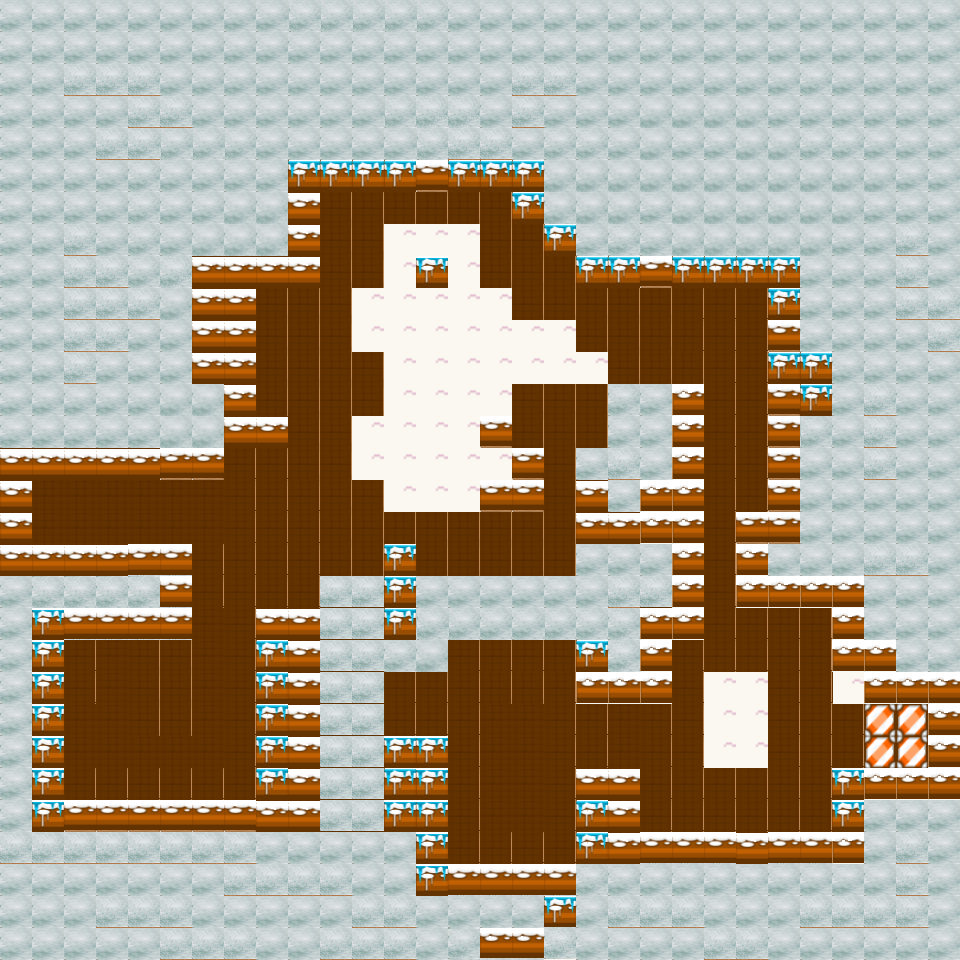

This game map was drawn from its Tiled (.tmx) file and the tilesets committed beside it. A one-line description and the full map source follow:
An orthogonal 30x30 tile map with 32x32 px tiles, 1 tile layer (background) and 8 objects (2x Enemy, 2x PlayerTrigger, Player, lollipop2, lollipop1, ...).

<map version="1.0" orientation="orthogonal" renderorder="left-up" width="30" height="30" tilewidth="32" tileheight="32" nextobjectid="30">
 <tileset firstgid="1" name="tileset" tilewidth="32" tileheight="32" tilecount="64">
  <image source="tileset.png" width="256" height="256" />
 </tileset>
 <layer name="background" width="30" height="30">
  <data encoding="csv">
1,1,1,1,1,1,1,1,1,2,3,3,3,3,1,1,1,1,1,1,4,1,1,1,1,1,1,1,1,1,
1,1,1,1,1,1,1,1,1,1,1,1,1,1,1,1,1,1,1,1,18,1,1,1,1,1,1,1,1,1,
1,1,58,58,58,1,1,1,1,1,1,1,1,1,1,1,58,58,1,1,1,1,1,1,1,4,1,1,1,1,
1,1,1,1,58,58,1,1,1,1,1,1,27,28,28,1,58,1,1,1,26,26,26,26,1,1,1,1,1,1,
1,1,1,58,58,3,3,3,1,1,1,1,1,2,58,58,1,4,10,1,26,1,1,26,26,18,4,1,1,1,
1,1,1,1,10,1,1,1,1,12,12,12,12,19,12,12,12,26,26,26,26,26,26,26,26,26,26,26,1,1,
1,1,1,1,10,1,1,26,26,31,15,15,15,15,15,15,12,26,26,26,1,26,26,26,26,26,26,1,1,1,
1,1,58,1,10,1,26,26,26,31,15,15,64,64,64,15,15,12,1,18,1,26,26,26,26,26,1,1,58,1,
1,1,58,58,18,28,31,31,31,31,15,15,64,61,64,15,15,15,12,12,19,12,12,12,12,1,1,1,58,1,
1,1,58,58,58,26,31,31,15,15,15,64,64,64,64,64,15,15,15,15,15,11,11,11,12,1,1,1,58,58,
1,1,58,58,1,1,31,31,15,15,15,64,64,64,64,64,64,64,15,15,15,11,11,11,19,1,1,1,1,58,
1,1,58,1,1,1,31,31,15,15,15,15,64,64,64,64,64,64,64,15,15,15,11,11,12,12,1,1,1,1,
1,1,1,1,1,26,26,31,15,15,15,15,64,64,64,64,15,15,15,10,1,52,11,11,19,12,1,58,1,1,
1,1,1,1,1,26,26,31,31,15,15,64,64,64,64,19,15,15,15,1,1,52,11,11,19,27,1,58,1,1,
31,31,31,31,31,19,19,11,11,15,15,64,64,64,64,64,19,15,1,58,1,52,11,11,19,1,1,58,1,1,
31,43,43,43,43,43,43,11,11,11,15,15,64,64,64,19,19,15,31,1,52,52,11,11,19,1,1,1,1,1,
31,43,43,43,43,43,43,11,11,11,15,15,15,15,15,15,15,15,31,31,52,52,11,19,19,1,1,1,1,1,
31,31,31,31,51,51,11,11,11,11,15,15,12,15,15,15,15,15,1,1,1,52,11,52,1,1,1,58,58,1,
1,46,46,46,46,51,11,11,11,11,35,35,12,1,1,1,1,1,1,58,35,52,11,52,52,52,52,1,1,1,
1,61,51,51,51,51,43,11,31,31,35,35,12,2,3,7,7,3,4,42,52,52,11,11,11,11,52,1,1,1,
1,61,11,43,15,15,43,11,12,31,35,35,18,26,11,11,11,15,12,42,52,11,11,11,11,11,52,52,1,1,
1,61,11,43,15,15,43,11,12,31,35,35,11,11,11,15,15,11,52,52,52,11,64,64,11,11,44,52,52,52,
1,61,47,43,15,15,43,11,12,31,35,35,11,11,11,47,47,11,11,43,11,11,64,64,11,11,11,13,13,52,
1,61,47,43,43,43,43,11,12,31,35,35,61,61,11,47,47,11,11,43,11,11,64,64,11,11,11,13,13,52,
1,61,11,11,11,11,11,11,12,31,35,35,12,61,11,47,47,11,31,31,11,11,11,11,11,11,61,52,52,52,
1,61,19,19,19,19,19,19,31,31,35,35,61,61,11,47,47,11,12,31,11,11,11,11,11,11,61,1,1,1,
58,58,58,58,58,58,58,58,1,1,1,1,1,61,11,11,11,11,12,31,51,51,51,31,51,51,52,1,58,1,
1,1,1,1,1,1,1,58,58,58,58,1,1,61,51,51,51,51,20,1,1,1,1,1,1,1,1,1,58,1,
1,1,1,58,58,58,1,1,1,1,1,58,58,1,1,1,1,48,1,58,58,58,1,1,1,58,58,58,58,1,
1,1,1,1,1,58,58,58,1,1,58,58,58,1,54,55,55,56,1,1,1,1,58,58,1,1,1,1,1,1
</data>
 </layer>
 <objectgroup name="objects">
  <object id="1" name="player" type="Player" gid="9" x="68" y="798" width="32" height="32">
   <properties>
    <property name="ammo" value="10" />
   </properties>
  </object>
  <object id="2" name="monster1" type="Enemy" gid="17" x="446" y="570" width="32" height="32">
   <properties>
    <property name="difficulty" value="0.29999999999999999" />
   </properties>
  </object>
  <object id="5" name="monster2" type="Enemy" gid="17" x="638.667" y="736" width="32" height="32">
   <properties>
    <property name="difficulty" value="0.40000000000000002" />
   </properties>
  </object>
  <object id="17" name="trigger_levelend" type="PlayerTrigger" gid="13" x="896" y="768" width="32" height="32" />
  <object id="18" name="trigger_levelend" type="PlayerTrigger" gid="13" x="896" y="736" width="32" height="32" />
  <object id="21" name="lollipop2" gid="25" x="734" y="448" width="32" height="32" />
  <object id="22" name="lollipop1" gid="25" x="222" y="680" width="32" height="32" />
  <object id="26" name="lollipop3" gid="25" x="772" y="742" width="32" height="32" />
 </objectgroup>
</map>